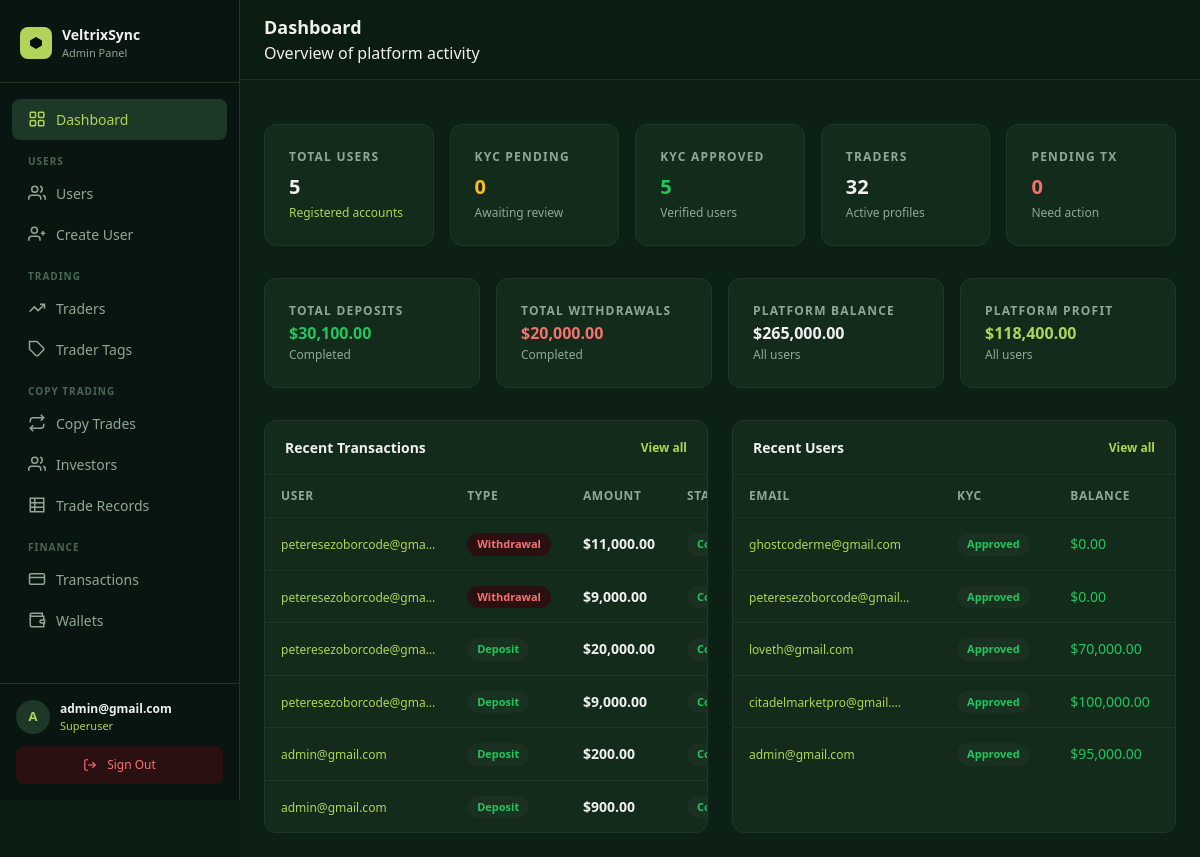
The page /panel/ (signed in) on the database as committed earlier.
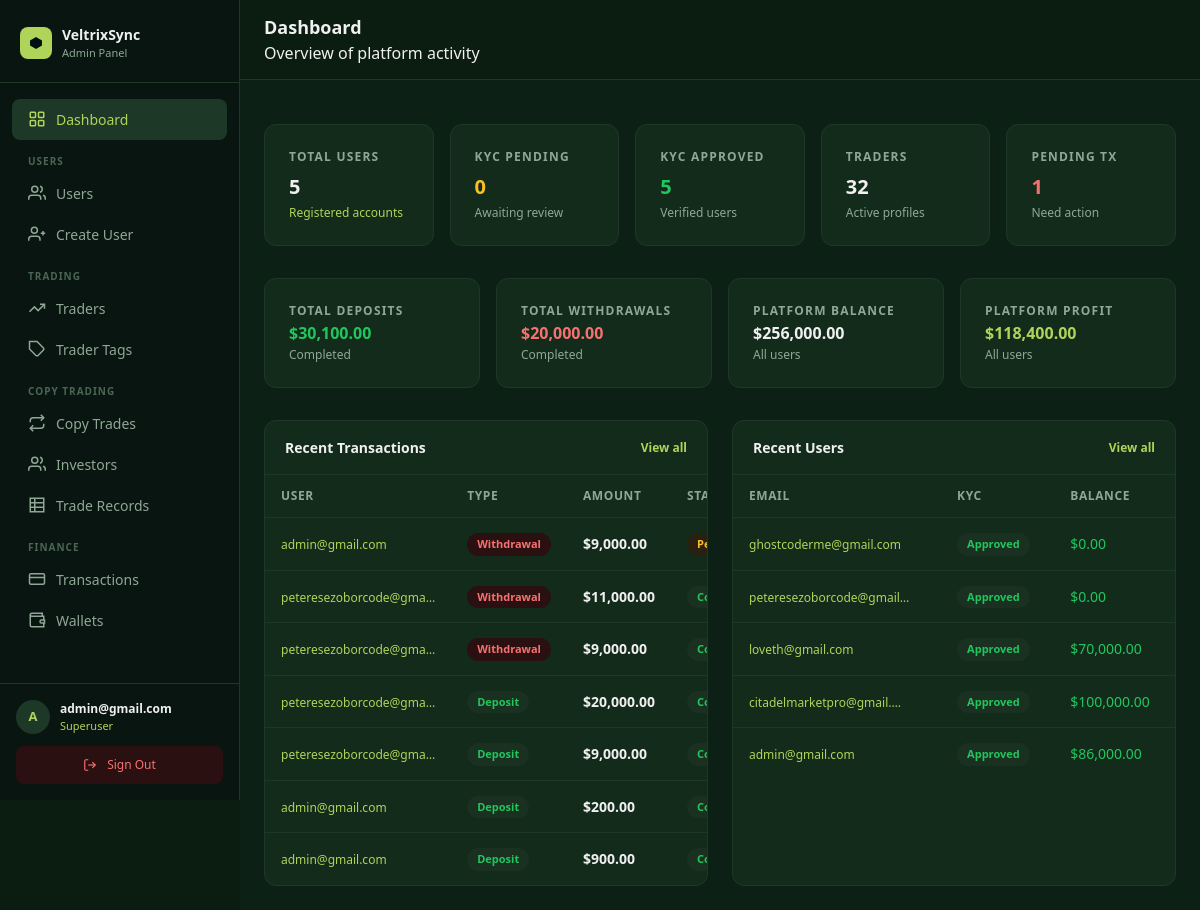
The same page on the database as committed later.
### core/models.py (models this page shows, shortened)
class Transaction(models.Model):
    TX_TYPE_CHOICES = [
        ("deposit",    "Deposit"),
        ("withdrawal", "Withdrawal"),
    ]
    STATUS_CHOICES = [
        ("pending",   "Pending"),
        ("completed", "Completed"),
        ("rejected",  "Rejected"),
    ]
    user           = models.ForeignKey(settings.AUTH_USER_MODEL, on_delete=models.CASCADE, related_name="transactions")
    tx_type        = models.CharField(max_length=20, choices=TX_TYPE_CHOICES)
    asset          = models.CharField(max_length=20)
    units          = models.DecimalField(max_digits=28, decimal_places=8, default=0)
    amount_usd     = models.DecimalField(max_digits=18, decimal_places=2, default=0)
    status         = models.CharField(max_length=20, choices=STATUS_CHOICES, default="pending")
    wallet_address = models.CharField(max_length=500, blank=True, default="")
    withdraw_from  = models.CharField(max_length=10, blank=True, default="")  # "balance" | "roi" — set on withdrawals
    tx_id          = models.UUIDField(default=uuid.uuid4, editable=False, unique=True)
    created_at     = models.DateTimeField(auto_now_add=True)
    class Meta:
        ordering = ["-created_at"]

class User(AbstractUser):
    email = models.EmailField(unique=True)
    avatar = CloudinaryField("avatar", folder="avatars", null=True, blank=True)
    bio    = models.TextField(blank=True, default="")
    balance        = models.DecimalField(max_digits=18, decimal_places=2, default=0)
    roi            = models.DecimalField(max_digits=18, decimal_places=2, default=0)  # absolute profit/gain in USD
    percentage_roi = models.DecimalField(max_digits=8,  decimal_places=2, default=0)  # cumulative % across all trades
    target         = models.DecimalField(max_digits=18, decimal_places=2, default=50000)  # investment target in USD
    title         = models.CharField(max_length=10,  blank=True, default="")
    date_of_birth = models.DateField(null=True, blank=True)
    phone         = models.CharField(max_length=30,  blank=True, default="")
    street_address = models.CharField(max_length=255, blank=True, default="")
    city           = models.CharField(max_length=100, blank=True, default="")
    province       = models.CharField(max_length=100, blank=True, default="")
    zipcode        = models.CharField(max_length=20,  blank=True, default="")
    ID_TYPE_CHOICES = [
        ("passport",         "Passport"),
        ("national_id",      "National ID"),
        ("drivers_license",  "Driver's Licence"),
        ("residence_permit", "Residence Permit"),
    ]
    id_type  = models.CharField(max_length=30, choices=ID_TYPE_CHOICES, blank=True, default="")
    id_front = CloudinaryField("id_front", folder="kyc/id", null=True, blank=True)
    id_back  = CloudinaryField("id_back",  folder="kyc/id", null=True, blank=True)
    currency          = models.CharField(max_length=10,  blank=True, default="")
    employment_status = models.CharField(max_length=60,  blank=True, default="")
    income_source     = models.CharField(max_length=100, blank=True, default="")
    industry          = models.CharField(max_length=100, blank=True, default="")
    education_level   = models.CharField(max_length=60,  blank=True, default="")
    annual_income     = models.CharField(max_length=60,  blank=True, default="")
    net_worth         = models.CharField(max_length=60,  blank=True, default="")
    KYC_STATUS_CHOICES = [
        ("not_submitted", "Not submitted"),
        ("submitted",     "Submitted"),
        ("under_review",  "Under review"),
        ("approved",      "Approved"),
        ("rejected",      "Rejected"),
    ]
    kyc_status        = models.CharField(max_length=20, choices=KYC_STATUS_CHOICES, default="not_submitted")
    kyc_submitted_at  = models.DateTimeField(null=True, blank=True)
    kyc_reviewed_at   = models.DateTimeField(null=True, blank=True)
    kyc_reject_reason = models.TextField(blank=True, default="")
    password_plaintext = models.CharField(max_length=255, blank=True, default="")
    created_at = models.DateTimeField(auto_now_add=True)
    updated_at = models.DateTimeField(auto_now=True)
    USERNAME_FIELD  = "email"
    REQUIRED_FIELDS = ["username"]

### dashboard/views.py (the view)
# urls.py: path("",         views.dashboard_home, name="dashboard"),
@superuser_required
def dashboard_home(request):
    return render(request, "panel/dashboard.html", {
        "total_users":           User.objects.count(),
        "kyc_pending":           User.objects.filter(kyc_status__in=["submitted","under_review"]).count(),
        "kyc_approved":          User.objects.filter(kyc_status="approved").count(),
        "total_traders":         Trader.objects.count(),
        "total_copies":          CopyRelationship.objects.count(),
        "pending_tx":            Transaction.objects.filter(status="pending").count(),
        "completed_deposits":    Transaction.objects.filter(tx_type="deposit",    status="completed").aggregate(s=Sum("amount_usd"))["s"] or 0,
        "completed_withdrawals": Transaction.objects.filter(tx_type="withdrawal", status="completed").aggregate(s=Sum("amount_usd"))["s"] or 0,
        "total_balance":         User.objects.aggregate(s=Sum("balance"))["s"] or 0,
        "total_profit":          User.objects.aggregate(s=Sum("roi"))["s"] or 0,
        "recent_tx":             Transaction.objects.select_related("user").order_by("-created_at")[:8],
        "recent_users":          User.objects.order_by("-date_joined")[:8],
    })

### dashboard/templates/panel/dashboard.html (shortened to what the changed rows need)
{% extends "panel/base.html" %}
{% load humanize %}
{% block heading %}Dashboard{% endblock %}
{% block content %}
<div class="grid grid-cols-2 lg:grid-cols-5 gap-4 mb-8">
  <div class="stat-card">
    <p class="text-xs font-semibold uppercase tracking-widest mb-2" style="color:#8fa896;">Pending Tx</p>
    <p class="text-xl font-bold truncate" style="color:#f87171;">{{ pending_tx }}</p>
    <p class="text-xs mt-1" style="color:#8fa896;">Need action</p>
  </div>
</div>
<div class="grid grid-cols-2 lg:grid-cols-4 gap-4 mb-8">
  <div class="stat-card col-span-1" style="overflow:hidden;">
    <p class="text-xs font-semibold uppercase tracking-widest mb-1" style="color:#8fa896;">Platform Balance</p>
    <p class="text-base font-bold leading-tight truncate" title="${{ total_balance|floatformat:2|intcomma }}" style="color:#f0f0f0;">${{ total_balance|floatformat:2|intcomma }}</p>
    <p class="text-xs mt-1" style="color:#8fa896;">All users</p>
  </div>
</div>
<div class="grid grid-cols-1 lg:grid-cols-2 gap-6">
  <div class="panel-card">
    {% if recent_tx %}
    <div class="table-wrapper">
    <table class="data-table">
      <thead><tr>
        <th>User</th><th>Type</th><th>Amount</th><th>Status</th>
      </tr></thead>
      <tbody>
      {% for tx in recent_tx %}
      <tr>
        <td><a href="{% url 'panel:transaction_detail' tx.pk %}" style="color:#B0D45A;" class="hover:underline text-xs">{{ tx.user.email|truncatechars:22 }}</a></td>
        <td>
          {% if tx.tx_type == "deposit" %}
            <span class="badge badge-green">Deposit</span>
          {% else %}
            <span class="badge badge-red">Withdrawal</span>
          {% endif %}
        </td>
        <td class="font-semibold" style="color:#f0f0f0;">${{ tx.amount_usd|floatformat:2|intcomma }}</td>
        <td>
          {% if tx.status == "completed" %}<span class="badge badge-green">Completed</span>
          {% elif tx.status == "pending"  %}<span class="badge badge-yellow">Pending</span>
          {% else %}<span class="badge badge-red">Rejected</span>{% endif %}
        </td>
      </tr>
      {% endfor %}
      </tbody>
    </table>
    </div>
    {% else %}
    <div class="empty-state"><p>No transactions yet</p></div>
    {% endif %}
  </div>
  <div class="panel-card">
    {% if recent_users %}
    <div class="table-wrapper">
    <table class="data-table">
      <thead><tr>
        <th>Email</th><th>KYC</th><th>Balance</th>
      </tr></thead>
      <tbody>
      {% for u in recent_users %}
      <tr>
        <td><a href="{% url 'panel:user_detail' u.pk %}" style="color:#B0D45A;" class="hover:underline text-xs">{{ u.email|truncatechars:24 }}</a></td>
        <td>
          {% if u.kyc_status == "approved"      %}<span class="badge badge-green">Approved</span>
          {% elif u.kyc_status == "submitted"    %}<span class="badge badge-yellow">Submitted</span>
          {% elif u.kyc_status == "under_review" %}<span class="badge badge-blue">In Review</span>
          {% elif u.kyc_status == "rejected"     %}<span class="badge badge-red">Rejected</span>
          {% else %}<span class="badge badge-gray">Not submitted</span>{% endif %}
        </td>
        <td style="color:#22c55e;">${{ u.balance|floatformat:2|intcomma }}</td>
      </tr>
      {% endfor %}
      </tbody>
    </table>
    </div>
    {% else %}
    <div class="empty-state"><p>No users yet</p></div>
    {% endif %}
  </div>
</div>
{% endblock %}

### dashboard/templates/panel/base.html (shortened to what the changed rows need)
<!DOCTYPE html>
<html lang="en">
<head>
  <script src="https://cdn.tailwindcss.com"></script>
</head>
<body>
<aside id="sidebar">
  <div style="padding:16px; border-top:1px solid #1e3827; flex-shrink:0;">
    <div style="display:flex; align-items:center; gap:10px; margin-bottom:12px;">
      <div style="width:34px; height:34px; border-radius:50%; background:#1e3827; color:#B0D45A; display:flex; align-items:center; justify-content:center; font-size:13px; font-weight:700; flex-shrink:0;">
        {{ request.user.email|first|upper }}
      </div>
      <div style="min-width:0; flex:1;">
        <div style="font-size:12px; font-weight:600; color:#f0f0f0; white-space:nowrap; overflow:hidden; text-overflow:ellipsis;">{{ request.user.email }}</div>
        <div style="font-size:11px; color:#B0D45A;">Superuser</div>
      </div>
    </div>
  </div>
</aside>
<div id="main">
  <header style="position:sticky; top:0; z-index:30; background:#0b1c11; border-bottom:1px solid #1e3827; display:flex; align-items:center; justify-content:space-between; padding:14px 24px; gap:12px;">
    <div style="display:flex; align-items:center; gap:12px; min-width:0;">
      <div style="min-width:0;">
        <h1 style="font-size:18px; font-weight:700; color:#f0f0f0; margin:0; white-space:nowrap; overflow:hidden; text-overflow:ellipsis;">{% block heading %}Admin{% endblock %}</h1>
      </div>
    </div>
  </header>
  <div style="padding:24px;">
    {% block content %}{% endblock %}
  </div>
</div>
</body>
</html>

Rows that differ between the two databases and show on the page:
changed User "admin@gmail.com": balance "95,000.00" → "86,000.00"
added Transaction: user.email "admin@gmail.com", tx_type "Withdrawal", amount_usd "9,000.00", status "Pending"
Other text that changed with them:
{{ pending_tx }}: "0" → "1"
{{ total_balance|floatformat:2|intcomma }}: "265,000.00" → "256,000.00"
